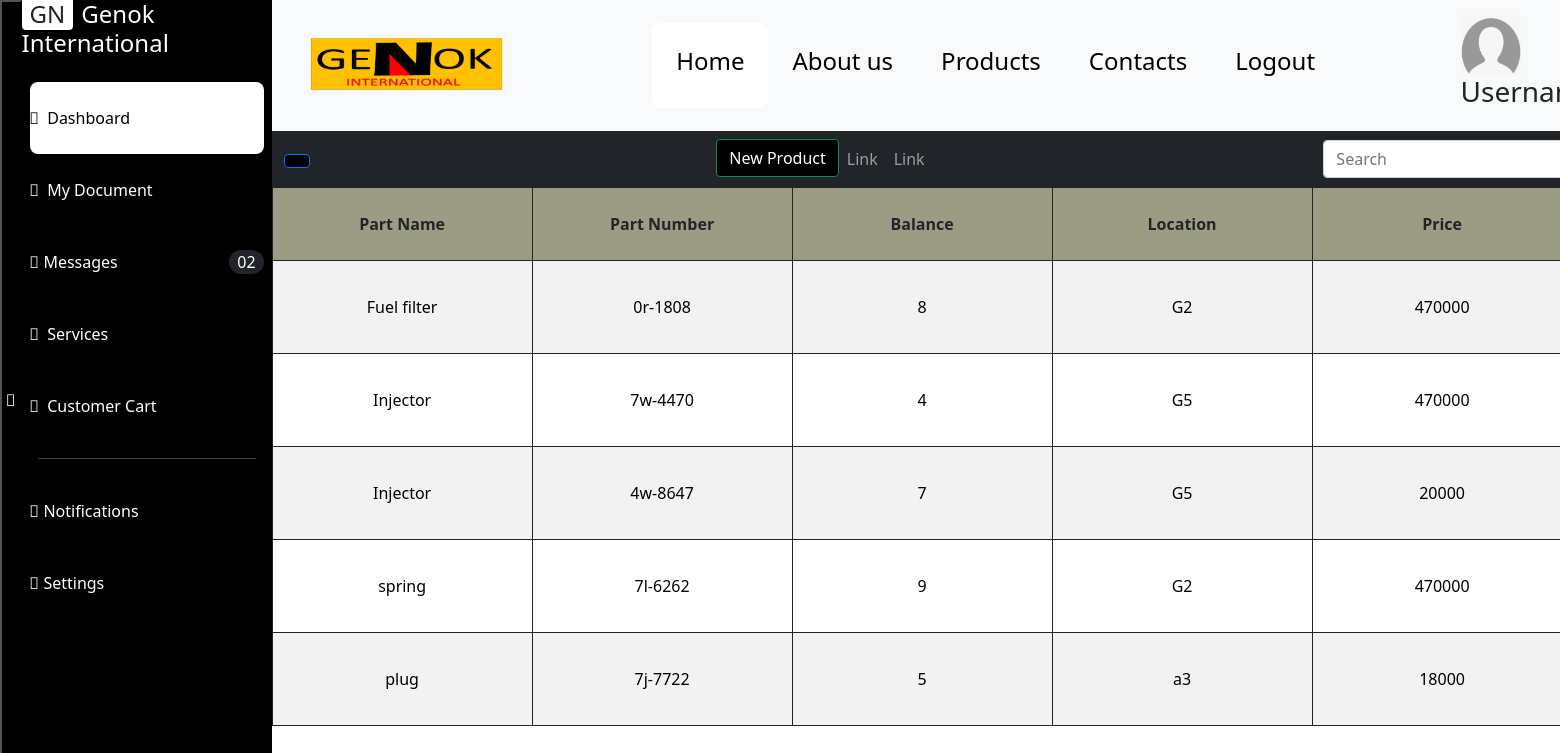
The page /documents/purchasebook on the database its author committed.
### products/models.py (models this page shows, shortened)
class Stock(models.Model):
    name = models.CharField(max_length=225, null=False)
    part_number = models.CharField(max_length=50, primary_key=True)
    location = models.CharField(max_length=10, null=False)
    balance = models.IntegerField()
    price = models.IntegerField(null=True)
    @property
    def Balance(self):
        return self.balance

### document/views.py (the view)
# urls.py: path('purchasebook', views.purchaseBook, name='purchasebook'),
def purchaseBook(request):
    template = loader.get_template('purchasebook.html')
    stock = Stock.objects.all()
    user = request.user.username
    if request.method == 'POST':
        part_number = request.POST['part_number']
        quantity_in = request.POST['quantity']
        location = request.POST['location']
        item = get_object_or_404(Stock, part_number=part_number)
        pb = PurchaseBook(part_number=item, quantity_in=quantity_in, location=location)
        pb.save()
        balance = item.balance
        item.balance = int(balance) + int(quantity_in)
        item.save()
        context = {
            'stock': stock,
            'username': user,
        }
        return HttpResponse(template.render(context, request))
    else:
        context = {
            'stock': stock,
            'username': user,
        }
        return HttpResponse(template.render(context, request))

### document/templates/purchasebook.html (shortened to what this page needs)
<!DOCTYPE html>
<html lang="en">
{% extends "base.html"%}
{% load static%}
{% block body %}
<link rel="stylesheet" href='{% static "purchasebook.css"%}'/>
<nav class="navbar navbar-expand-sm navbar-dark bg-dark ">
  <div class="container-fluid">
    <div class="dropdown navbar-brand">
  <button type="button" class="btn btn-primary">
  </button>
</div>
    <div class="collapse navbar-collapse second" id="mynavbar">
      <ul class="navbar-nav mx-auto">
        <li class="nav-item">
          <a href="/documents/newproduct">
              <button class="btn btn-success" type="submit">New Product</button>
          </a>
        </li>
        <li class="nav-item">
          <a class="nav-link" href="javascript:void(0)">Link</a>
        </li>
        <li class="nav-item">
          <a class="nav-link" href="javascript:void(0)">Link</a>
        </li>
      </ul>
      <form class="d-flex">
        <input class="form-control me-2" type="text" placeholder="Search">
      </form>
    </div>
  </div>
</nav>
<div class="dashboard-content">
            <table class="align-content-center table-pattern">
                <tr>
                    <th>Part Name</th>
                    <th>Part Number</th>
                    <th>Balance</th>
                     <th>Location</th>
                    <th>Price</th>
                </tr>
                        {% for x in stock %}
          <form method="POST">
              <tr>
                    <td><input type="text" id="table-content" name="part_name" value="{{x.name}}" readonly></td>
                    <td><input type="text" id="table-content" name="part_number" value="{{x.part_number}}" readonly></td>
                    <td><input type="text" id="table-content" name="balance" value="{{x.Balance}}" readonly></td>
                    <td><input type="text" id="table-content" name="location" value="{{x.location}}" readonly></td>
                    <td><input type="text" id="table-content" name="price" value="{{x.price}}" readonly></td>
                </tr>
          </form>
                {% endfor %}
            </table>
{% endblock body%}

### products/static/base.css (style rules this page uses)
body { background: white; }
.btn { background-color: black; }

### document/static/purchasebook.css (style rules this page uses)
table { width: 100%; border-collapse: collapse; border-spacing: 0; }
th, td { padding: 12px; text-align: center; }
.table-pattern th, .table-pattern td { border: 1px solid; }
.table-pattern th { background-color: rgb(156, 156, 132); }
.table-pattern tr:nth-child(even) { background-color: #f2f2f2; }
#table-content { background-color: inherit; border-top-style: hidden; border-right-style: hidden; border-left-style: hidden; border-bottom-style: hidden; text-align: center; }

### products/templates/base.html (style rules this page uses)
body { background: white; }

### document/templates/purchasebook.html (style rules this page uses)
#table-content { background-color: inherit; border-top-style: hidden; border-right-style: hidden; border-left-style: hidden; border-bottom-style: hidden; text-align: center; }

### rows shown on the page
Stock: part_name "Fuel filter", part_number "0r-1808", balance "8", location "G2", price "470000"
Stock: part_name "Injector", part_number "7w-4470", balance "4", location "G5", price "470000"
Stock: part_name "Injector", part_number "4w-8647", balance "7", location "G5", price "20000"
Stock: part_name "spring", part_number "7l-6262", balance "9", location "G2", price "470000"
Stock: part_name "plug", part_number "7j-7722", balance "5", location "a3", price "18000"
